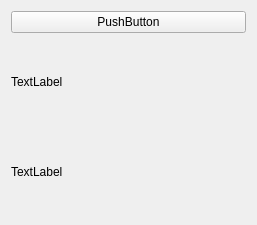
<?xml version="1.0" encoding="UTF-8"?>
<ui version="4.0">
 <class>MyWidget</class>
 <widget class="QWidget" name="MyWidget">
  <property name="geometry">
   <rect>
    <x>0</x>
    <y>0</y>
    <width>257</width>
    <height>225</height>
   </rect>
  </property>
  <property name="windowTitle">
   <string>MyWidget</string>
  </property>
  <layout class="QVBoxLayout" name="verticalLayout">
   <item>
    <widget class="MyButton" name="pushButton">
     <property name="text">
      <string>PushButton</string>
     </property>
    </widget>
   </item>
   <item>
    <widget class="MyLabel" name="label">
     <property name="text">
      <string>TextLabel</string>
     </property>
    </widget>
   </item>
   <item>
    <widget class="QLabel" name="label_2">
     <property name="text">
      <string>TextLabel</string>
     </property>
    </widget>
   </item>
  </layout>
 </widget>
 <layoutdefault spacing="6" margin="11"/>
 <customwidgets>
  <customwidget>
   <class>MyLabel</class>
   <extends>QLabel</extends>
   <header location="global">mylabel.h</header>
  </customwidget>
  <customwidget>
   <class>MyButton</class>
   <extends>QPushButton</extends>
   <header location="global">mybutton.h</header>
  </customwidget>
 </customwidgets>
 <resources/>
 <connections/>
</ui>
